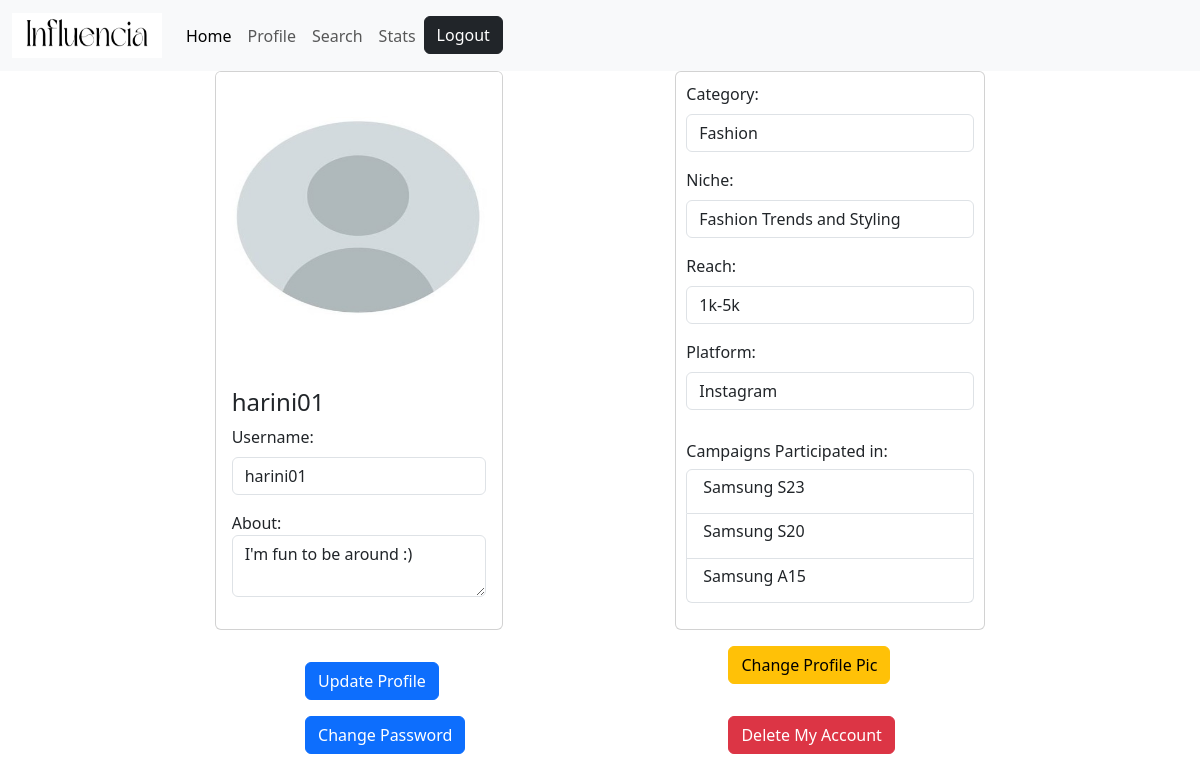
The page /profile (signed in) on the database its author committed.
### models.py (models this page shows)
class User(db.Model):
    __tablename__="user"
    id=db.Column(db.Integer,primary_key=True)
    username=db.Column(db.String(32),nullable=False,unique=True)
    passhash=db.Column(db.String(64),nullable=False)
    role=db.Column(db.String(16),default="User")
    is_flagged=db.Column(db.Boolean,default=False,nullable=False)
    is_admin=db.Column(db.Boolean,default=False,nullable=False)
    sponsors=db.relationship('Sponsor',backref="user",lazy=True,cascade='all,delete-orphan')
    influencers=db.relationship('Influencer',backref="user",lazy=True,cascade='all,delete-orphan')

class Influencer(db.Model):
    __tablename__="influencer"
    id=db.Column(db.Integer,primary_key=True)
    name=db.Column(db.String,unique=True,nullable=False)
    reach=db.Column(db.String(16))
    niche=db.Column(db.String(256))
    category=db.Column(db.String(256),nullable=False)
    platform=db.Column(db.String(64))
    user_id=db.Column(db.Integer,db.ForeignKey("user.id"))
    profile_pic=db.Column(db.String,nullable=False,default="default_pic.jpg")
    about=db.Column(db.String,nullable=True)
    adreqs=db.relationship("AdRequest",backref="influencer", lazy=True,cascade='all,delete-orphan')
    messages=db.relationship("Message",backref="influencer", lazy=True, cascade="all,delete-orphan")

class AdRequest(db.Model):
    __tablename__="adrequest"
    id=db.Column(db.Integer,primary_key=True)
    influ_id=db.Column(db.Integer,db.ForeignKey("influencer.id"))
    camp_id=db.Column(db.Integer,db.ForeignKey("campaign.id"))
    requirements=db.Column(db.String(256),default="to be written by sponsor")
    pay_amt=db.Column(db.Integer,nullable=False)
    status=db.Column(db.String(32),default="pending") #[pending, accepted, rejected, requested, completed, messaged]
    messages=db.relationship("Message",backref="adrequest", lazy=True, cascade="all,delete-orphan")

class Campaign(db.Model):
    __tablename__="campaign"
    id=db.Column(db.Integer,primary_key=True)
    camp_name=db.Column(db.String(32),nullable=False,unique=True)
    description=db.Column(db.String(256))
    niche=db.Column(db.String(256))
    budget=db.Column(db.Integer,nullable=False)
    start_date=db.Column(db.Date,nullable=False)
    end_date=db.Column(db.Date,nullable=False)
    goals=db.Column(db.String(256))
    visibility=db.Column(db.String(16),default="public")
    spo_id=db.Column(db.Integer,db.ForeignKey("sponsor.id"))
    is_flagged=db.Column(db.Boolean,default=False,nullable=False)
    status=db.Column(db.String(32),default="active") #[active,completed,progress(?)]
    adreqs=db.relationship("AdRequest",backref="campaign", lazy=True,cascade='all,delete-orphan')

### routes.py (the view, shortened to what this page needs)
@app.route('/profile',methods=['GET','POST'])
@check_session
def profile():
    username=session['username']
    user=User.query.filter_by(username=username).first()
    if not user:
        flash("Cannot flag user which doesn't exist",category="danger")
        return redirect(url_for('home'))
    if user.role=="Influencer":
        influencer=Influencer.query.filter_by(user_id=user.id).first()
        profile_pic=url_for('static',filename='profile_pics/' + influencer.profile_pic)
        return render_template('profile.html',user=user,influencer=influencer,profile_pic=profile_pic)

### routes.py (called while the page is built)
def check_session(func):
    @wraps(func) #to avoid the server throwing an error for not having unique functions;   func-placeholder for the function passed (eg. profile(), login(), etc.)
    def wrapper(*args, **kwargs): #pack and unpacking of : args- positional arguments ; kwargs- keyword arguments
        if 'username' not in session:
            flash("You need to login first!",category="danger")
            return redirect(url_for('login'))
        user=User.query.filter_by(username=session['username']).first()
        if not user:
            session.pop('username')
            return redirect(url_for('logout'))
        return func(*args, **kwargs)
    return wrapper

### templates/profile.html (shortened to what this page needs)
{% extends 'layout.html' %}
{% block content %}
<form action="{{url_for('update_profile',id=user.id)}}" method="post">
<div class="mb-3">
    <div class="d-flex">
      <div class="card mb-3" style="width: 18rem;">
          <div class="card-img-top">
              <img src="{{profile_pic}}" class="card-img-top" alt="Profile pic" style="height:300px">
          </div>
          <div class="card-body">
            <h4 class="card-title">{{user.username}}</h4>
            <div class="mb-3 card-title">
              <label for="name" class="form-label">Username:</label>
              <input type="text" class="form-control" id="name" placeholder="Username" name="name" value="{{influencer.name}}" readonly>
            </div>
            <p class="card-text">About: <br>
              <textarea name="about" id="about" placeholder="Write something about yourself.." class="form-control mb-3">{{influencer.about}}</textarea>
          </div>
      </div>
      <div>
        <div class="card mb-3" style="padding:10px">
          <div class="mb-3" style="width: 18rem;">
              <div class="mb-3">
                <label for="category" class="form-label">Category:</label>
                <input type="text" class="form-control" id="category" placeholder="Category" name="category" value="{{influencer.category}}">
              </div>
              <div class="mb-3">
                  <label for="niche" class="form-label">Niche:</label>
                  <input type="text" class="form-control" id="niche" placeholder="Niche" name="niche" value="{{influencer.niche}}">
              </div>
              <div class="mb-3">
                <label for="reach" class="form-label">Reach:</label>
                <input type="text" class="form-control" id="reach" placeholder="Reach" name="reach" value="{{influencer.reach}}" >
              </div>
              <div class="mb-3">
                <label for="platform" class="form-label">Platform:</label>
                <input type="text" class="form-control" id="platform" placeholder="Platform" name="platform" value="{{influencer.platform}}" >
              </div>
          </div>
          <div class="mb-3">
              <h6 class="card-title">Campaigns Participated in:</h6>
              {% if influencer.adreqs | length == 0%}
                <h6>No campaigns yet</h6>
              {% else %}
              <ul class="list-group">
                {% for adreq in influencer.adreqs %}
                  <li class="list-group-item"><h6 class="card-title">{{adreq.campaign.camp_name}}</h6></li>
                {% endfor %}
              </ul>
              {% endif %}
          </div>
        </div>
      </div>
    </div>
    <div class="d-flex">
      <div>
        <div class="mb-3">
          <button type="submit" class="btn btn-primary">Update Profile</button>
        </div>
          </form>
          <button class="btn btn-primary mb-3" type="button" onclick="change_pass_show()">Change Password</button>
      </div>
      <div>
        <div class="mb-3">
          <form action="#" method="post">
              <button type="submit" class="btn btn-warning mb-3">Change Profile Pic</button>
          </form>
        </div>
        <div class="mb-3">
          <form action="{{url_for('delete_user',id=user.id)}}" method="post">
              <button type="submit" class="btn btn-danger mb-3">Delete My Account</button>
          </form>
        </div>
      </div>
    </div>
  </div>
  {% endblock content %}

### templates/layout.html (shortened to what this page needs)
<!DOCTYPE html>
<html lang="en">
<head>
   <link rel="stylesheet" href="https://cdnjs.cloudflare.com/ajax/libs/font-awesome/6.5.2/css/all.min.css" />
   <link href="https://cdn.jsdelivr.net/npm/bootstrap@5.3.3/dist/css/bootstrap.min.css" rel="stylesheet">
</head>
<body>
    <div id="main">
        <div id="canvas">
        <div id="form-body">
            {% include 'navbar.html' %}
            {% include 'messages.html' %}
            <div class="container">
                {% block content %}
                {% endblock %}
            </div>
        </div>
        </div>
    </div>
</body>
</html>

### templates/navbar.html (shortened to what this page needs)
<nav class="navbar navbar-expand-lg bg-body-tertiary">
    <div class="container-fluid">
      <a class="navbar-brand" href="{{url_for('home')}}"><img src="/static/Influencia.png" alt="influencia logo" style="width: 150px; height: 45px "></a>
      <div class="collapse navbar-collapse" id="navbarSupportedContent">
        <ul class="navbar-nav me-auto mb-2 mb-lg-0">
          {% if 'username' in session %}
            <li class="nav-item">
              <a class="nav-link active" aria-current="page" href="{{url_for('home')}}">Home</a>
            </li>
            <li class="nav-item">
              <a class="nav-link" href="{{url_for('profile')}}">Profile</a>
            </li>
            <li class="nav-item">
              <a class="nav-link" href="{{url_for('search')}}">Search</a>
            </li>
            <li class="nav-item">
              <a class="nav-link" href="{{url_for('stats')}}">Stats</a>
            </li>
            <div class="nav-item">
              <a href="{{url_for('logout')}}"><button class="btn btn-dark" class="nav-link" type="button">Logout</button></a>
            </div>
            {% endif %}
          </ul>
      </div>
    </div>
  </nav>

### templates/messages.html (shortened to what this page needs)
<div id="main">
  <div>
  <div id="form-body">

### templates/profile.html (style rules this page uses)
.d-flex { display: flex !important; justify-content: space-evenly; align-items: center; }

### rows shown on the page
User: username "harini01"
Influencer: name "harini01", about "I'm fun to be around :)", category "Fashion", niche "Fashion Trends and Styling", reach "1k-5k", platform "Instagram"
AdRequest: campaign.camp_name "Samsung S23"
AdRequest: campaign.camp_name "Samsung S20"
AdRequest: campaign.camp_name "Samsung A15"
